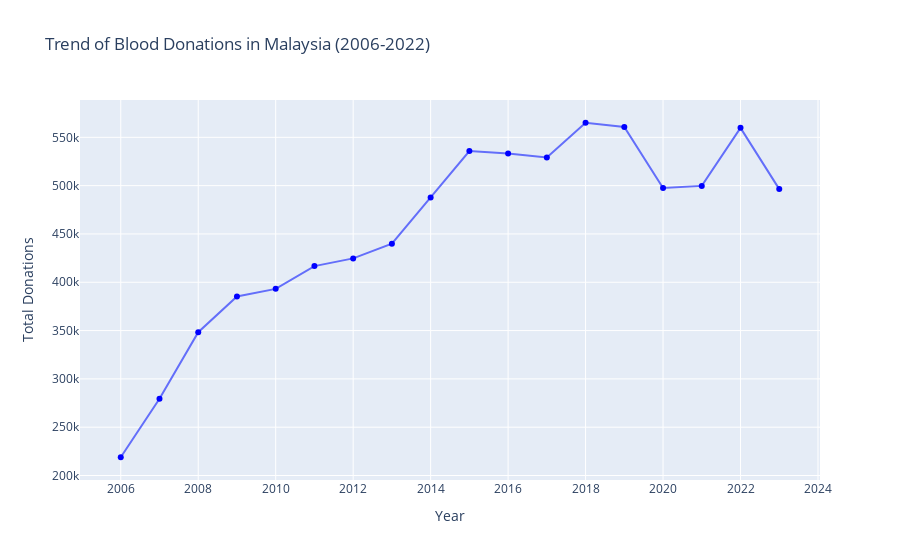

Notebook code cell kept with this figure:
### Markdown cell above
We can visualize to clearly see the trend of blood donations in Malaysia from the year 2006 to 2022.

### Code cell
malaysia_df = donation[donation['state'] == 'Malaysia']
malaysia_df['year'] = pd.to_datetime(malaysia_df['date']).dt.year
yearly_donations = malaysia_df.groupby('year')['daily'].sum().reset_index()
fig = px.line(yearly_donations, x='year', y='daily', markers=True, title='Trend of Blood Donations in Malaysia (2006-2022)')
fig.update_traces(marker=dict(color='blue'))
fig.update_xaxes(title='Year')
fig.update_yaxes(title='Total Donations')
fig.show()

### Figure 1 — Plotly figure (JSON) as saved in the notebook; plotly's stock layout.template omitted (floating-point values rounded to 4 significant figures)
{"data": [{"hovertemplate": "year=%{x}<br>daily=%{y}<extra></extra>", "legendgroup": "", "line": {"color": "#636efa", "dash": "solid"}, "marker": {"color": "blue", "symbol": "circle"}, "mode": "markers+lines", "name": "", "orientation": "v", "showlegend": false, "type": "scatter", "x": [2006, 2007, 2008, 2009, 2010, 2011, 2012, 2013, 2014, 2015, 2016, 2017, 2018, 2019, 2020, 2021, 2022, 2023], "xaxis": "x", "y": [218892, 279378, 348367, 385280, 393163, 416751, 424726, 439907, 487806, 535822, 533289, 529124, 565104, 560777, 497590, 499765, 559827, 496436], "yaxis": "y"}], "layout": {"legend": {"tracegroupgap": 0}, "title": {"text": "Trend of Blood Donations in Malaysia (2006-2022)"}, "xaxis": {"anchor": "y", "domain": [0, 1], "title": {"text": "Year"}}, "yaxis": {"anchor": "x", "domain": [0, 1], "title": {"text": "Total Donations"}}}}
